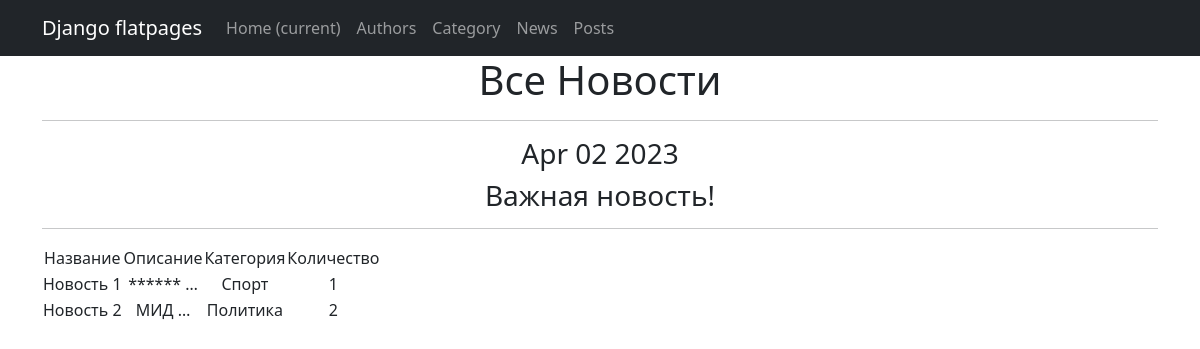
Page /news/ on the committed database.
### news/models.py (models this page shows, shortened)
class News(models.Model):
    name = models.CharField(
        max_length=255,
        unique=True, # названия новостей не должны повторяться
    )
    description = models.TextField()
    quantity = models.IntegerField(
        validators=[MinValueValidator(0)],
    )
    category = models.ForeignKey(
        to='Category',
        on_delete=models.CASCADE,
        related_name='news', # все новости в категории будут доступны через поле news
    )

class Category(models.Model):
    name = models.CharField(max_length=255, unique=True)

### news/views.py (the view)
# urls.py: path('', NewsList.as_view()),
class NewsList(ListView):
    model = News
    ordering = 'name'
    template_name = 'newss.html'
    context_object_name = 'newss'
    def get_context_data(self, **kwargs):
        context = super().get_context_data(**kwargs)
        context['time_now'] = datetime.utcnow()
        context['next_sale'] = "Важная новость!"
        return context

### news/templatetags/cencor.py (called while the page is built)
@register.filter
def censor(value):
    if not isinstance(value, str):
        raise ValueError("Входное значение должно быть строкой")
    words = value.split()
    for i in range(len(words)):
        if words[i].lower() in censor_list:
            words[i] = '*' * len(words[i])
    return ' '.join(words)

### news/templatetags/custom_tags.py (called while the page is built)
@register.simple_tag()
def current_time(format_string='%b %d %Y'):
   return datetime.utcnow().strftime(format_string)

### news/templates/newss.html (shortened to what this page needs)
{% extends 'flatpages/default.html' %}
{% load cencor %}
{% load custom_tags %}
{% block content %}
   <h1>Все Новости</h1>
   <hr>
   <h3>{% current_time '%b %d %Y' %}</h3>
   <h3> {{ next_sale|default_if_none:"Чуть позже сообщим о важной новости!" }} </h3>
   <hr>
   {% if newss %}
       <table>
           <tr>
               <td>Название</td>
               <td>Описание</td>
               <td>Категория</td>
               <td>Количество</td>
           </tr>
           {% for news in newss %}
           <tr>
               <td>{{ news.name }}</td>
               <td>{{ news.description|truncatewords:1|censor }}</td>
               <td>{{ news.category.name }}</td>
               <td>{{ news.quantity }}</td>
           </tr>
           {% endfor %}
       </table>
   {% else %}
       <h2>Новостей нет!</h2>
   {% endif %}
{% endblock content %}

### news/templates/flatpages/default.html (shortened to what this page needs)
<!DOCTYPE html>
<html lang="en">
    <head>
        {% load static %}
        <link href="{% static 'css/styles.css' %}" rel="stylesheet" />
    </head>
    <body>
        <nav class="navbar navbar-expand-lg navbar-dark bg-dark static-top">
           <div class="container">
               <a class="navbar-brand" href="#">Django flatpages</a>
               <div class="collapse navbar-collapse" id="navbarResponsive">
                   <ul class="navbar-nav ml-auto">
                       <li class="nav-item active">
                           <a class="nav-link" href="#">Home
                               <span class="sr-only">(current)</span>
                           </a>
                       </li>
                       <li class="nav-item">
                           <a class="nav-link" href="/authors/">Authors</a>
                       </li>
                       <li class="nav-item">
                           <a class="nav-link" href="/category/">Category</a>
                       </li>
                       <li class="nav-item">
                           <a class="nav-link" href="/news/">News</a>
                       </li>
                       <li class="nav-item">
                           <a class="nav-link" href="/posts/">Posts</a>
                       </li>
                   </ul>
               </div>
           </div>
        </nav>
        <div class="container">
            <div class="row">
               <div class="col-lg-12 text-center">
                   {% block content %}{% endblock content %}
               </div>
           </div>
        </div>
    </body>
</html>

### rows in the picture
News: name "Новость 1", description|censor "****** …", category.name "Спорт", quantity "1"
News: name "Новость 2", description|censor "МИД …", category.name "Политика", quantity "2"

### other values in the picture
{{ next_sale|default_if_none:"Чуть позже сообщим о важной новости!" }} "Важная новость!"
